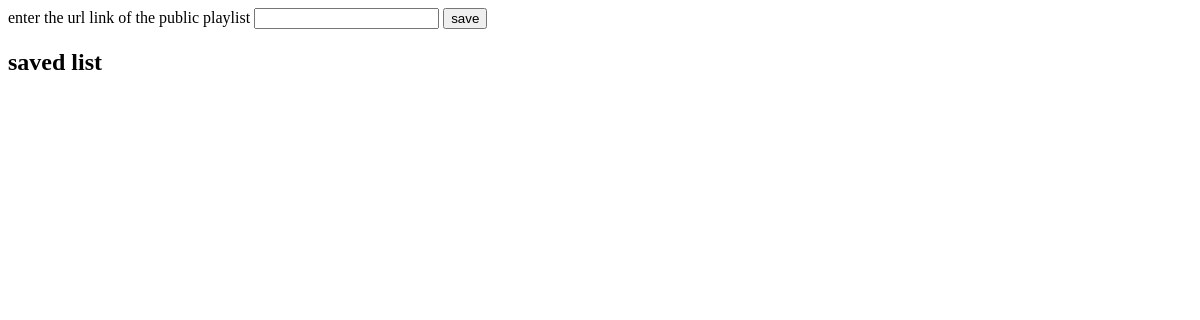
Before: / with the older database file.
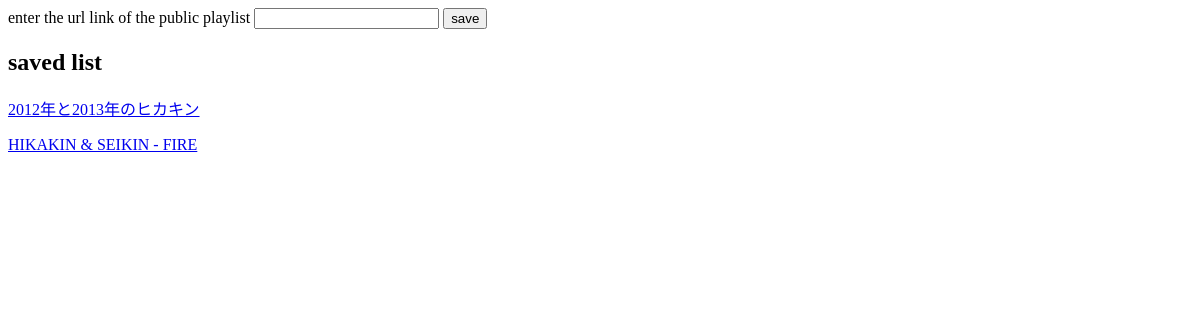
After: the same page with the newer database file.
### list/models.py (models this page shows)
class Playlist(models.Model):
    url = models.CharField(max_length=200, null=True)
    title = models.CharField(max_length=100, null=True)
    def __str__(self):
        return self.title

### list/views.py (the view, shortened to what this page needs)
# urls.py: path('', views.index, name='index'),
def index(request):
    playlists = Playlist.objects.all()
    return render(request, 'list/index.html', {'playlists': playlists})

### list/templates/list/index.html (shortened to what this page needs)
<!DOCTYPE html>
<html lang="en">
<head>
</head>
<body>
    <form method="POST">
        <label for="link">enter the url link of the public playlist</label>
        <input type="text" name="link">
        <button>save</button>
    </form>
    <h2>saved list</h2>
    {% for playlist in playlists%}
        <p><a href="{% url 'list:detail' playlist.id %}">{{ playlist }}</a></p>
    {% endfor %}
</body>
</html>

Changed rows visible on the page:
added Playlist: title "2012年と2013年のヒカキン"
added Playlist: title "HIKAKIN & SEIKIN - FIRE"
